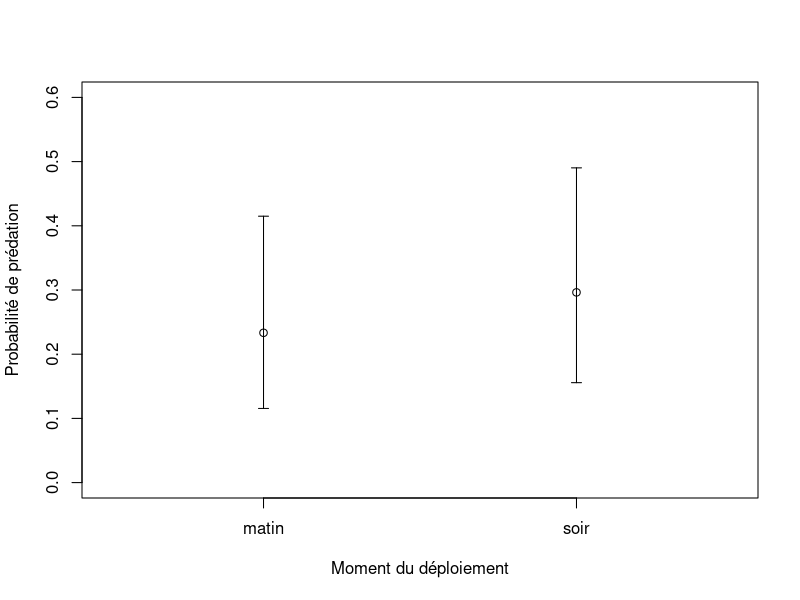
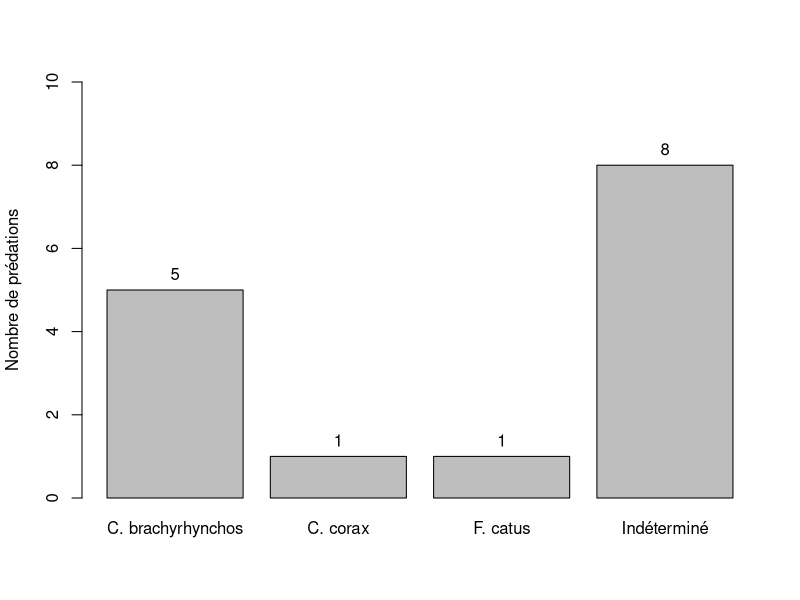
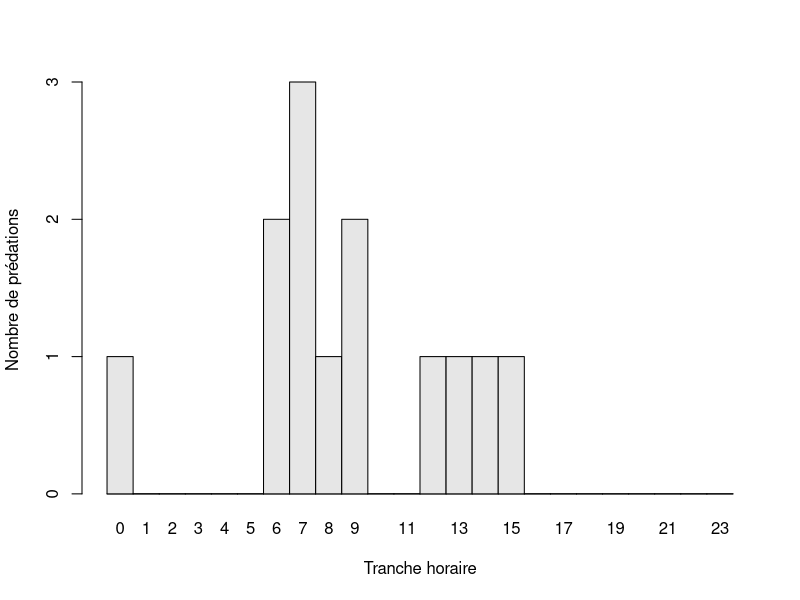

R code for these plots, in order:

setwd("/home/robes1/CONTRAT_ULAVAL/R8751/data/clean/mortalite_routiere_2025")

library(lme4)

persi_2025 <- read.csv("clean_persistance_2025.csv", header = TRUE, sep = ",")

nrow(persi_2025)

table(persi_2025$tr)

# Figure pour le moment de la prédation

persi_2025$moment <- factor(ifelse(as.integer(substr(persi_2025$heure1, 1, 2)) < 12, "matin", "soir"))

length(unique(persi_2025$tr))

mod_persi25 <- glmer(conso ~ moment + (1 | tr), family = binomial, data = persi_2025)

X <- model.matrix(~ moment, data.frame(moment = factor(c("matin", "soir"))))
fit <- as.vector(X %*% fixef(mod_persi25))
se <- sqrt(diag(X %*% as.matrix(vcov(mod_persi25)) %*% t(X)))

est <- plogis(fit)
inf <- plogis(fit - 1.96 * se)
sup <- plogis(fit + 1.96 * se)

png("/home/robes1/CONTRAT_ULAVAL/R8751/output/graphique/resultats/mortalite_routiere_2025/periode_persi_2025.png", 
    width = 8, height = 6, units = "in", res = 600)


plot(1:2, est, ylim = c(0, 0.6), xlim = c(0.5, 2.5), xaxt = "n",
     xlab = "Moment du déploiement", ylab = "Probabilité de prédation")
axis(1, at = 1:2, labels = c("matin", "soir"))
arrows(1:2, inf, 1:2, sup, angle = 90, code = 3, length = 0.05)

dev.off()

# Figure predateurs

png("/home/robes1/CONTRAT_ULAVAL/R8751/output/graphique/resultats/mortalite_routiere_2025/pred_persi_2025.png", 
    width = 8, height = 6, units = "in", res = 600)

pred_id <- table(persi_2025$id_pred)

bar_pred_id_2025 <- barplot(pred_id,
        ylim = c(0,10), 
        ylab =  "Nombre de prédations",
        names.arg = c("C. brachyrhynchos","C. corax", "F. catus", "Indéterminé"))

text(x = bar_pred_id_2025, y = pred_id, labels = pred_id, pos = 3)
dev.off()

# Figure heure de prédation

persi_2025$tranche <- as.integer(substr(persi_2025$heure_pred,1,2))


pred_tranche <- table(persi_2025$conso, factor(persi_2025$tranche, levels = 0:23))

png("/home/robes1/CONTRAT_ULAVAL/R8751/output/graphique/resultats/mortalite_routiere_2025/tranches_persi_2025.png", 
width = 8, height = 6, units = "in", res = 600)

barplot(pred_tranche, space = 0,
        yaxt="n",
        xlab = "Tranche horaire",
        ylab = "Nombre de prédations")
axis(2, at=0:max(pred_tranche))
dev.off()
